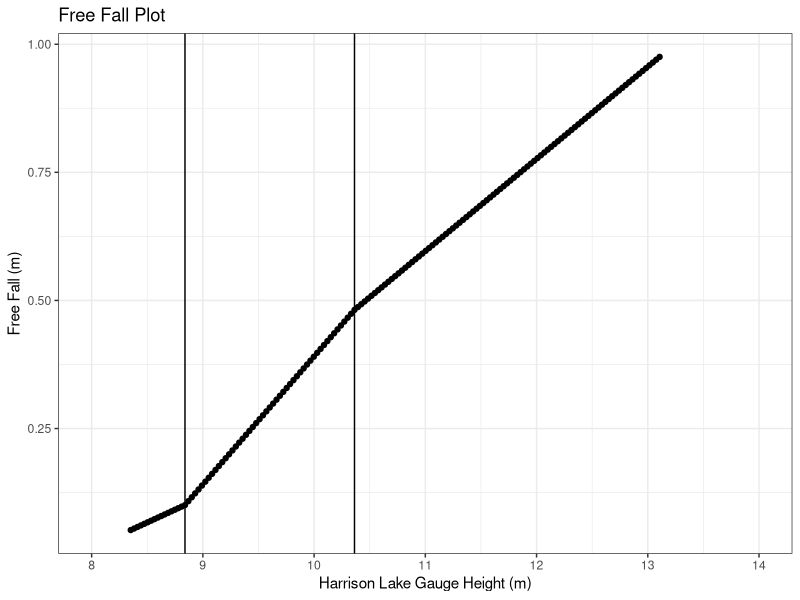
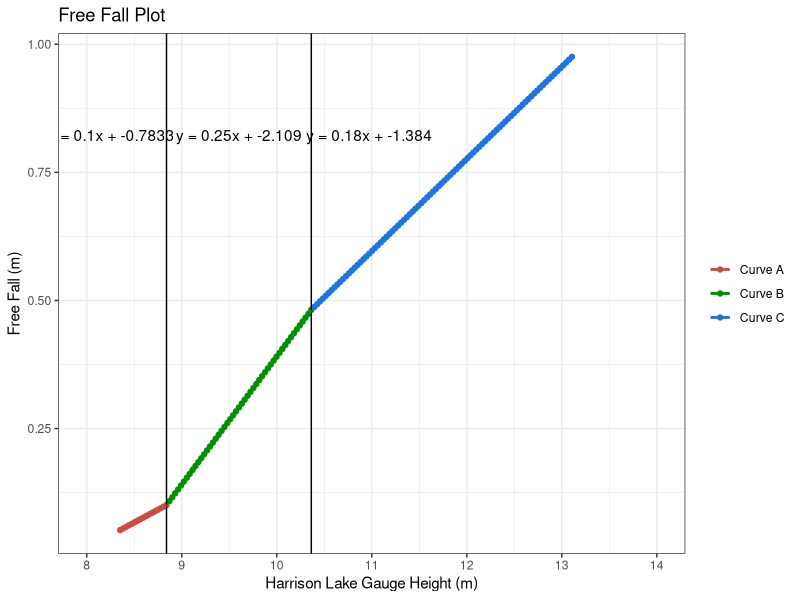
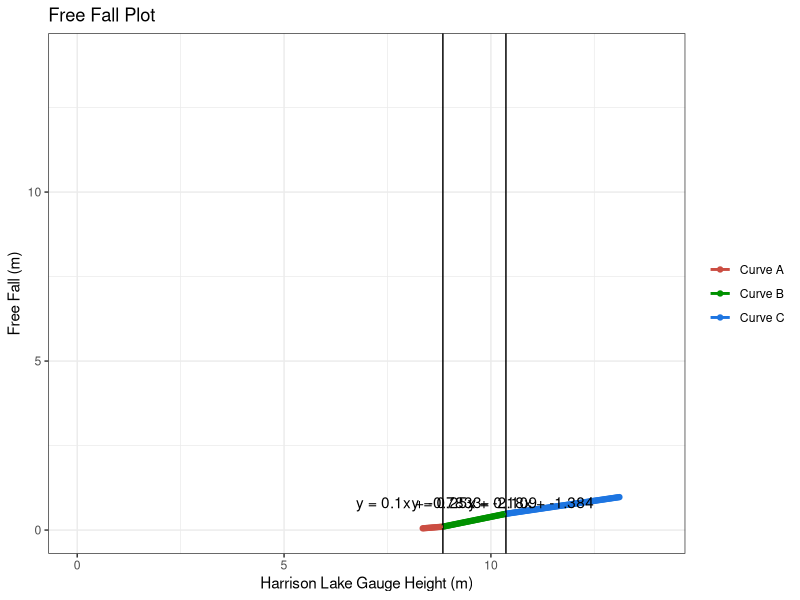
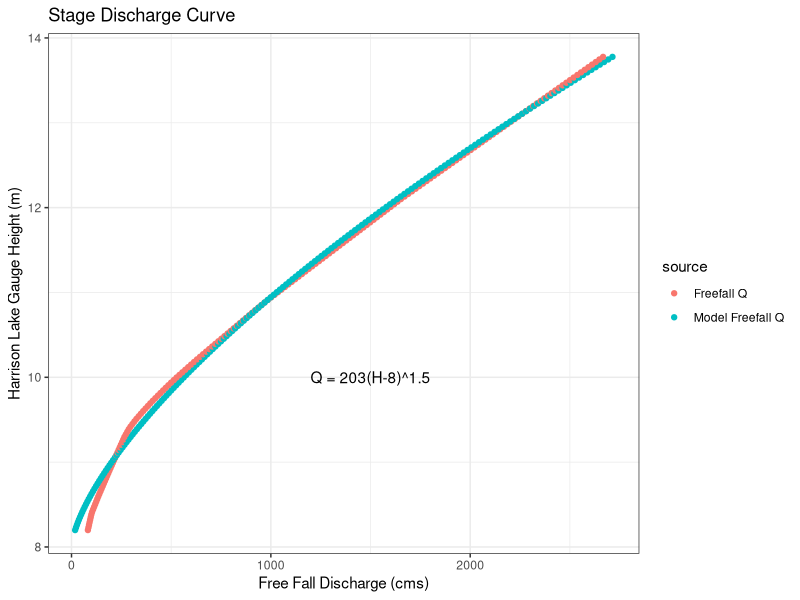
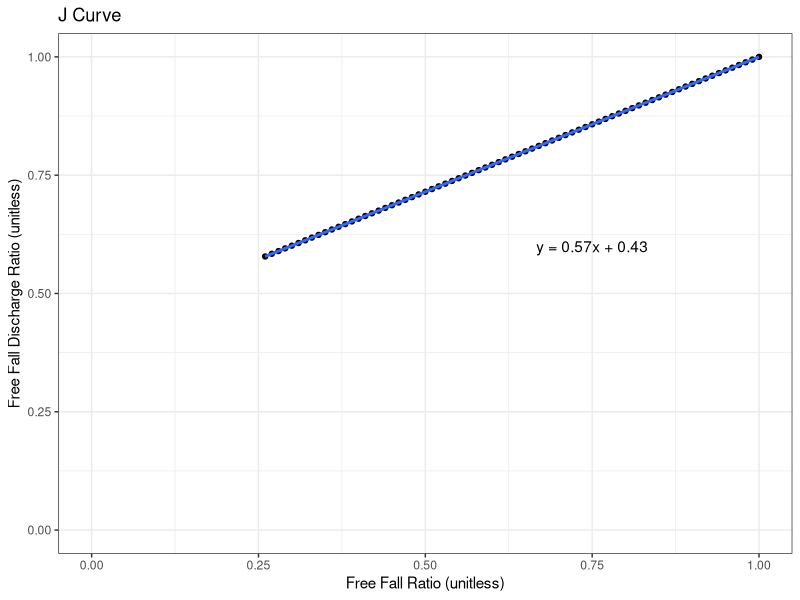
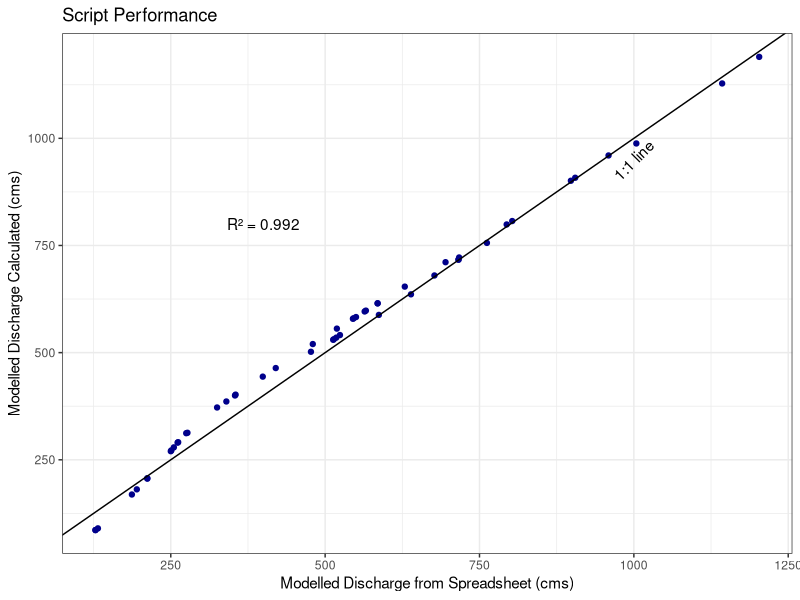
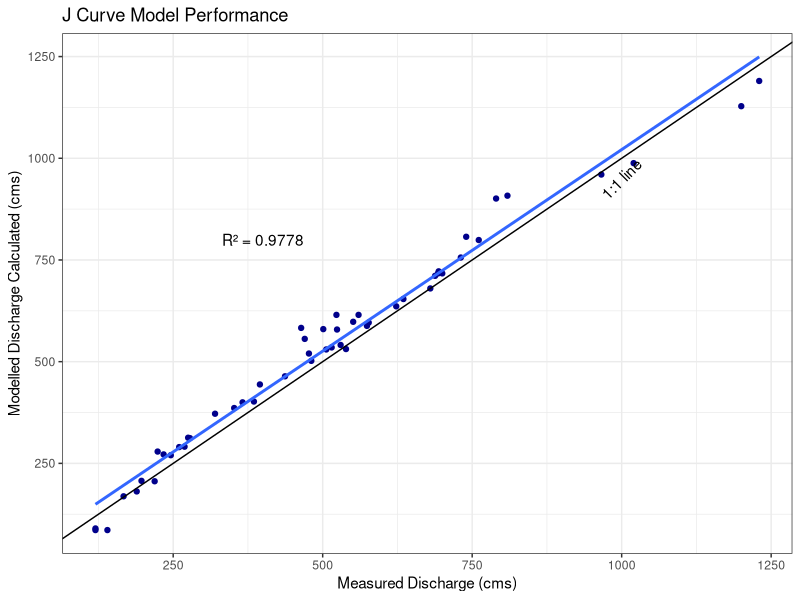
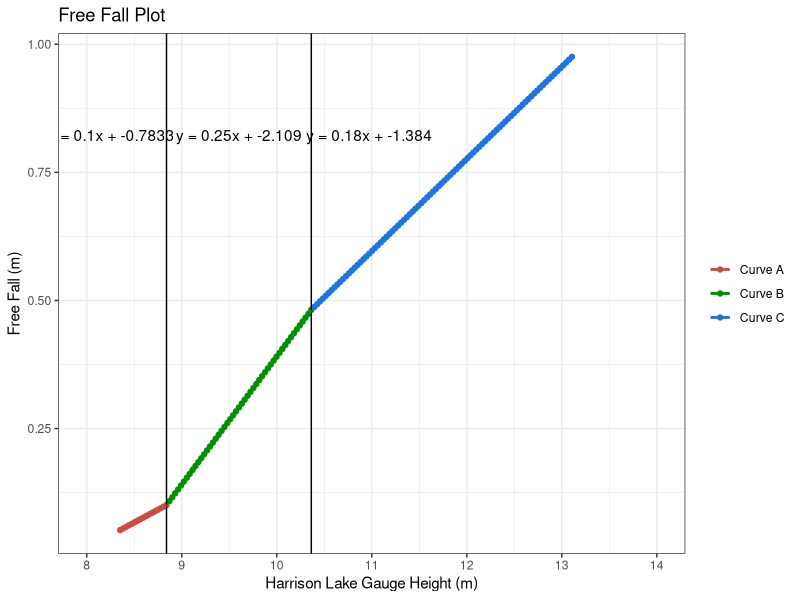

These charts were generated, in order, by the following R code:
# -------------------------------------------------------------------------
# Date created:      2021-06-23
# Author:            E. Anderson
# Description:       Write a description here.
# -------------------------------------------------------------------------


# set up ------------------------------------------------------------------

setwd("C:/Users/andersone/Documents/Projects Local/Stage Fall Local/harrison")

# load libraries
library(tidyr)
library(segmented)
library(dplyr)
library(ggplot2)

# load tables -------------------------------------------------------------

# get column names
data_table_headers <- names(read.csv("DataTable.csv", skip = 3, nrows = 1, header = TRUE))

# read in data
data_table_raw <- read.csv("DataTable.csv", skip = 5, header = FALSE, stringsAsFactors = FALSE)

# assign names
names(data_table_raw) <- data_table_headers

# remove headers
rm(data_table_headers)

# select columns and rename
data_table <- data_table_raw %>%
  select(Date, MGH.Harrison.Lake, MGH.Harrison.River.Below.Morris, Measured.Discharge, J.Curve.Model.Discharge) %>%
  rename(
    date = Date,
    harrison_lake_elevation = MGH.Harrison.Lake,
    harrison_river_morris_elevation = MGH.Harrison.River.Below.Morris,
    measured_discharge = Measured.Discharge,
    jcurve_discharge_spreadsheet = J.Curve.Model.Discharge
  ) %>%
  mutate(date = as.Date(date)) %>%
  mutate(measured_discharge = as.numeric(measured_discharge)) %>%
  mutate(jcurve_discharge_spreadsheet = as.numeric(jcurve_discharge_spreadsheet)) %>%
  mutate(jcurve_discharge_calculated = -9999)

freefall_table_ft <- read.csv("FreeFallTable.csv", skip = 1, header = TRUE, col.names = c("gauge_height", "freefall", "difference"))
hq_ft <- read.csv("StageDischargeTable.csv", skip = 2, header = TRUE, col.names = c("gauge_height", "freefall_q", "difference"))
jcurve <- read.csv("JTable.csv", skip = 1, header = TRUE, col.names = c("freefall_ratio", "freefall_q_ratio", "difference"))

# free fall ---------------------------------------------------------------

# convert units
freefall_table_metric <- freefall_table_ft %>%
  mutate_all(~ . * 0.3048)
rm(freefall_table_ft)

ggplot(freefall_table_metric, aes(x = gauge_height, y = freefall)) +
  geom_point() +
  theme_bw() +
  labs(
    x = "Harrison Lake Gauge Height (m)",
    y = "Free Fall (m)",
    title = "Free Fall Plot"
  ) +
  scale_x_continuous(limits = c(8, 14), breaks = seq(from = 8, to = 14, by = 1)) +
  # find breakpoints in m
  geom_vline(xintercept = 29 * 0.3048) +
  geom_vline(xintercept = 34 * 0.3048)

# add definition for each part of the curve
# for gauge_height <= 29 ft, Curve A
# for gauge_height > 29 ft and <= 34 ft, Curve B
# for gauge_height > 34 ft, Curve C

freefall_table_metric$curve <- ifelse(freefall_table_metric$gauge_height <= 29 * 0.3048, "Curve A", "Curve B")
freefall_table_metric$curve <- ifelse(freefall_table_metric$gauge_height > 34 * 0.3048, "Curve C", freefall_table_metric$curve)

# linear models
freefall_A <- freefall_table_metric %>%
  filter(curve == "Curve A")

curveA <- lm(freefall ~ gauge_height, data = freefall_A)
curveA_slope <- as.numeric(curveA$coefficients[2])
curveA_intercept <- as.numeric(curveA$coefficients[1])
eqA <- paste("y = ", signif(curveA_slope, 4), "x + ", signif(curveA_intercept, 4), sep = "")

freefall_B <- freefall_table_metric %>%
  filter(curve == "Curve B")

curveB <- lm(freefall ~ gauge_height, data = freefall_B)
curveB_slope <- as.numeric(curveB$coefficients[2])
curveB_intercept <- as.numeric(curveB$coefficients[1])
eqB <- paste("y = ", signif(curveB_slope, 4), "x + ", signif(curveB_intercept, 4), sep = "")

freefall_C <- freefall_table_metric %>%
  filter(curve == "Curve C")

curveC <- lm(freefall ~ gauge_height, data = freefall_C)
curveC_slope <- as.numeric(curveC$coefficients[2])
curveC_intercept <- as.numeric(curveC$coefficients[1])
eqC <- paste("y = ", signif(curveC_slope, 4), "x + ", signif(curveC_intercept, 4), sep = "")

# plot again
p <- ggplot(freefall_table_metric, aes(x = gauge_height, y = freefall, colour = curve)) +
  geom_point() +
  scale_colour_hue(l = 50) +
  theme_bw() +
  labs(
    x = "Harrison Lake Gauge Height (m)",
    y = "Free Fall (m)",
    title = "Free Fall Plot"
  ) +
  # eliminate title
  theme(legend.title = element_blank()) +
  scale_x_continuous(limits = c(8, 14), breaks = seq(from = 8, to = 14, by = 1)) +
  # find breakpoints
  geom_vline(xintercept = 29 * 0.3048) +
  geom_vline(xintercept = 34 * 0.3048) +
  # add regression
  geom_smooth(method = 'lm', formula = y ~ x, se = FALSE) +
  # add equations
  annotate("text", label = eqA, x = 27.1 * 0.3048, y = 2.7 * 0.3048) +
  annotate("text", label = eqB, x = 31.5 * 0.3048, y = 2.7 * 0.3048) +
  annotate("text", label = eqC, x = 36 * 0.3048, y = 2.7 * 0.3048) # +
# check equations
# geom_abline(intercept = -2.57*0.3048, slope = 0.1) +
# geom_abline(intercept = -6.92*0.3048, slope = 0.25) +
# geom_abline(intercept = -4.54*0.3048, slope = 0.18)
p
ggsave("output/Free Fall Plot.png")

p + xlim(0,14) + 
  ylim(0,14)

# stage-discharge ---------------------------------------------------------

hq_metric <- hq_ft %>%
  select(gauge_height, freefall_q) %>%
  mutate(
    gauge_height = gauge_height * 0.3048,
    freefall_q = freefall_q / 35.31466621266132
  )

# constants from Excel Solver Q = A * (H-B) ^ n
A <- 202.698047863367
B <- 8.00336254578415
n <- 1.47968834026629

# add q modelled with equation found using Excel Solver
hq_metric$model_freefall_q <- A * (hq_metric$gauge_height - B)^n

# pivot table for plotting
hq_plotting <- hq_metric %>%
  select(gauge_height, freefall_q, model_freefall_q) %>%
  pivot_longer(!gauge_height, names_to = "source", values_to = "q")

ggplot(hq_plotting, aes(x = q, y = gauge_height, colour = source)) +
  geom_point() +
  theme_bw() +
  labs(
    x = "Free Fall Discharge (cms)",
    y = "Harrison Lake Gauge Height (m)",
    title = "Stage Discharge Curve"
  ) +
  # scale_x_continuous(breaks = seq(from = 0, to = 100000, by = 20000)) +
  scale_colour_discrete(
    breaks = c("freefall_q", "model_freefall_q"),
    labels = c("Freefall Q", "Model Freefall Q")
  ) +
  # theme(legend.title = element_blank()) +
  # add equation
  annotate("text", x = 1500, y = 10, label = "Q = 203(H-8)^1.5")
ggsave("output/Free Fall Stage Discharge Curve.png")


# j curve -----------------------------------------------------------------

curveJ <- lm(freefall_q_ratio ~ freefall_ratio, data = jcurve)
curveJ_slope <- as.numeric(curveJ$coefficients[2])
curveJ_intercept <- as.numeric(curveJ$coefficients[1])
eqJ <- paste("y = ", signif(curveJ_slope, 4), "x + ", signif(curveJ_intercept, 4), sep = "")

ggplot(jcurve, aes(x = freefall_ratio, y = freefall_q_ratio)) +
  geom_point() +
  theme_bw() +
  labs(
    x = "Free Fall Ratio (unitless)",
    y = "Free Fall Discharge Ratio (unitless)",
    title = "J Curve"
  ) +
  xlim(0, 1) +
  ylim(0, 1) +
  geom_smooth(method = "lm", formula = y ~ x) +
  annotate("text", label = eqJ, x = 0.75, y = 0.6)
ggsave("output/J Curve.png", width = 5, height = 5)


# calculate discharge -----------------------------------------------------

calculate_discharge <- function(harrison_lake_elevation, harrison_river_morris_elevation) {

  # calculate fall
  fall <- (harrison_lake_elevation - harrison_river_morris_elevation) 

  # calculate free fall in ft
  if (harrison_lake_elevation <= 29 * 0.3048) {
    freefall <- curveA_slope * harrison_lake_elevation + curveA_intercept
  } else if (harrison_lake_elevation > 29 * 0.3048 && harrison_lake_elevation <= 34 * 0.3048) {
    freefall <- curveB_slope * harrison_lake_elevation + curveB_intercept
  } else {
    freefall <- curveC_slope * harrison_lake_elevation + curveC_intercept
  }

  # calculate free fall ratio
  freefall_ratio <- fall / freefall

  # calculate free fall discharge
  freefall_discharge <- A * (harrison_lake_elevation - B)^n

  # free fall Q ratio
  freefall_q_ratio <- curveJ_slope * freefall_ratio + curveJ_intercept

  # J-Curve rated discharge
  jcurve_discharge <- freefall_discharge * freefall_q_ratio

  # if freefall_ratio >= 1, then use freefall dicharge ELSE if freefall_ration < 1 then use j curve discharge

  if (freefall_ratio < 1) {
    discharge <- jcurve_discharge
  } else {
    discharge <- freefall_discharge
  }

  return(round(discharge))
}

# enter variables ---------------------------------------------------------

# test case: 2013-01-09

harrison_lake_elevation <- 8.887 # in meters
harrison_river_morris_elevation <- 8.737 # in meters

for (i in 1:nrow(data_table)) {
  data_table$jcurve_discharge_calculated[i] <- calculate_discharge(data_table$harrison_lake_elevation[i], data_table$harrison_river_morris_elevation[i])
}

# # backwater or no?
# data_table$backwater <- ifelse()


# script performance ------------------------------------------------------

# calculate r2
model <- lm(jcurve_discharge_calculated ~ jcurve_discharge_spreadsheet, data = data_table)
summary <- summary(model)
r2 <- round(as.numeric(summary[8]), 4)

ggplot(data_table, aes(x = jcurve_discharge_spreadsheet, y = jcurve_discharge_calculated)) +
  geom_point(colour = "darkblue") +
  geom_abline(slope = 1, intercept = 0) +
  # geom_smooth(method = "lm",
  #             se = FALSE,
  #             formula = y ~ x) +
  theme_bw() +
  labs(
    x = "Modelled Discharge from Spreadsheet (cms)",
    y = "Modelled Discharge Calculated (cms)",
    title = "Script Performance"
  ) +
  annotate("text", x = 1000, y = 950, label = "1:1 line", angle = 45) +
  annotate("text", x = 400, y = 800, label = paste0("R² = ", r2))
ggsave("output/Script Performance.png", width = 5, height = 5)



# j curve model performance -----------------------------------------------

# calculate r2
model <- lm(jcurve_discharge_calculated ~ measured_discharge, data = data_table)
summary <- summary(model)
r2 <- round(as.numeric(summary[8]), 4)

ggplot(data_table, aes(x = measured_discharge, y = jcurve_discharge_calculated)) +
  geom_point(colour = "darkblue") +
  geom_abline(slope = 1, intercept = 0) +
  geom_smooth(
    method = "lm",
    se = FALSE,
    formula = y ~ x
  ) +
  theme_bw() +
  labs(
    x = "Measured Discharge (cms)",
    y = "Modelled Discharge Calculated (cms)",
    title = "J Curve Model Performance"
  ) +
  annotate("text", x = 1000, y = 950, label = "1:1 line", angle = 45) +
  annotate("text", x = 400, y = 800, label = paste0("R² = ", r2))
ggsave("output/J Curve Model Performance.png", width = 5, height = 5)
